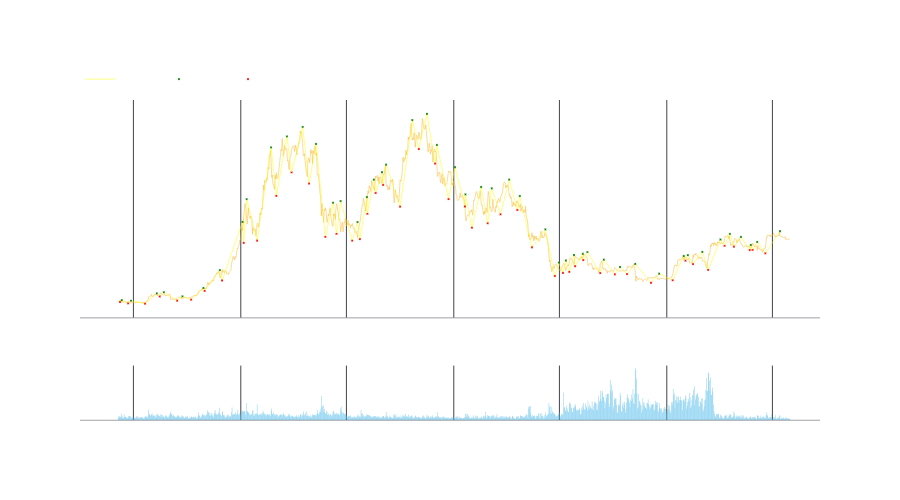

Notebook cell for this chart:
### Code cell
df_to_show = df #[0:20]
#df_to_show = HeikinAshi(df_to_show)
#df_to_show['close'] = df_to_show['HA_close']
#df_to_show['open'] = df_to_show['HA_open']
#df_to_show['high'] = df_to_show['HA_high']
#df_to_show['low'] = df_to_show['HA_low']
#df_to_show.drop(columns=['price'],inplace=True)
indicators = [
     {'col': 'ZigZag','name': 'ZigZag','color': 'yellow','row': 1, 'mode':'lines',},
     {'col': 'maxs','name': 'maxs','color': 'green','row': 1, 'mode':'markers',},
     {'col': 'mins','name': 'mins','color': 'red','row': 1, 'mode':'markers',},
     #{'col': 'trend-chg','name': 'trend-chg','color': 'yellow','row': 1, 'mode':'markers',},
     #{'col': 'st_high','name': 'ST High','color': 'green','row': 1, 'mode':'markers',},
     #   {'col': 'FL_0.0%', 'name': 'FL_0.0%', 'color': 'red', 'row': 1, 'mode': 'lines', }, 
     #   {'col': 'FL_gold1', 'name': 'FL_gold1', 'color': 'orange', 'row': 1, 'mode': 'lines', }, 
     #   {'col': 'FL_gold2', 'name': 'FL_gold2', 'color': 'orange', 'row': 1, 'mode': 'lines', }, 
     #   {'col': 'FL_100.0%', 'name': 'FL_100.0%', 'color': 'green', 'row': 1, 'mode': 'lines', }, 
        ]

indicators_out = [
     #{'col': 'pred','name': 'pred','color': 'yellow','row': 1, 'mode':'lines',},
     #{'col': 'VOL_perc','name': 'Volume_SMA','color': 'green','row': 1, 'mode':'lines',},
        ]

#https://plotly.com/python/reference/scatter/#scatter-marker-symbol
events = [
       #{'df':df_to_show,'col':'buy','name': 'BUY','color': 'green','symbol': 'triangle-up' }, 
       #{'df':df_to_show,'col':'sell','name': 'SELL','color': 'red','symbol': 'triangle-down' }, 
     ]


fig = fn.ohlc_chart(df_to_show,indicators=indicators,indicators_out=indicators_out,events=events,) 
fig.show()
